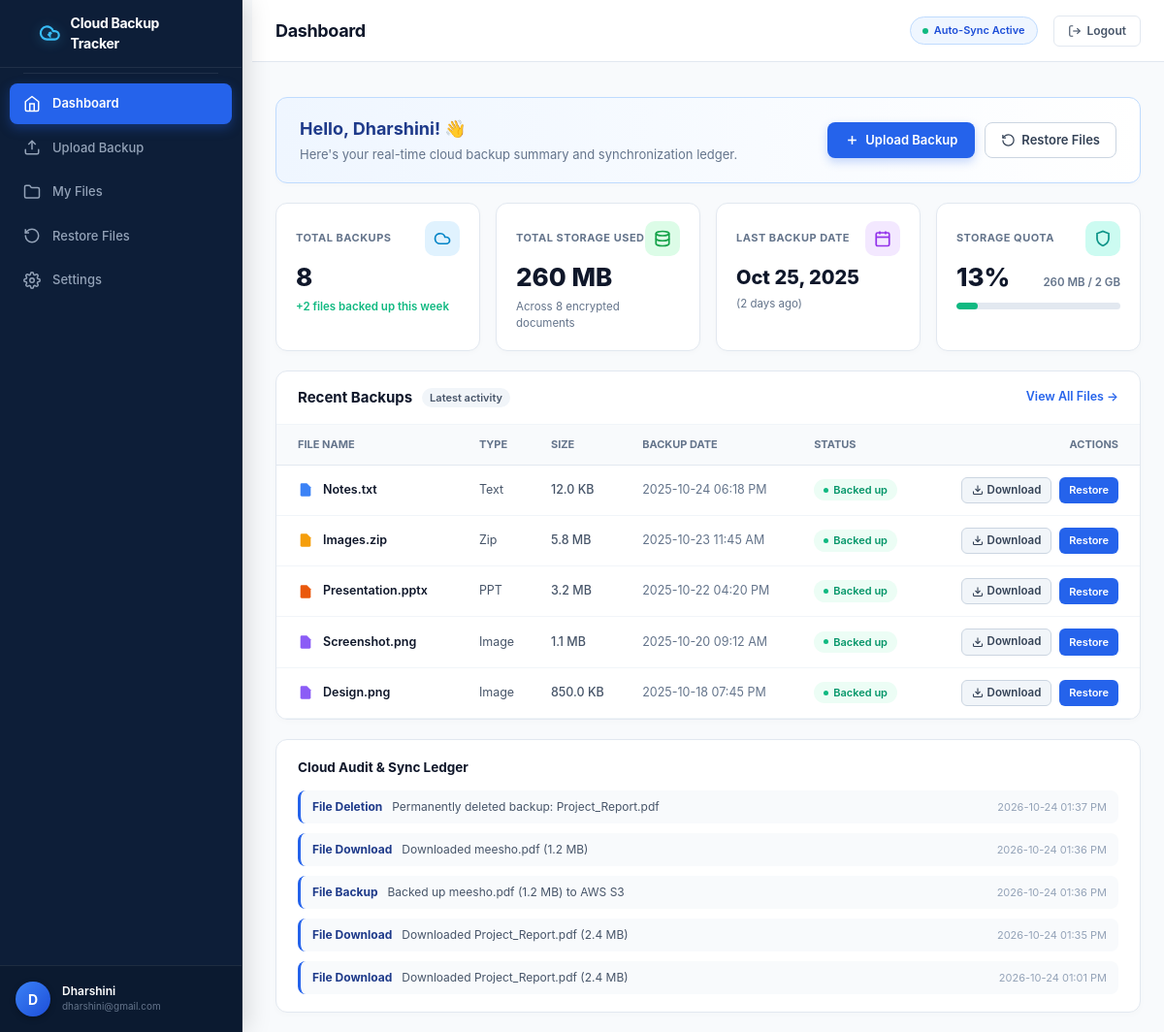
/dashboard, run on the app's committed database.
### tables this page shows
CREATE TABLE backups (
            id INTEGER PRIMARY KEY AUTOINCREMENT,
            filename TEXT NOT NULL,
            original_name TEXT NOT NULL,
            file_size INTEGER NOT NULL,
            file_type TEXT NOT NULL,
            cloud_provider TEXT NOT NULL,
            storage_tier TEXT NOT NULL DEFAULT 'Standard',
            status TEXT NOT NULL DEFAULT 'Success',
            checksum TEXT,
            upload_time TEXT NOT NULL,
            notes TEXT
        );

CREATE TABLE activity_logs (
            id INTEGER PRIMARY KEY AUTOINCREMENT,
            timestamp TEXT NOT NULL,
            action TEXT NOT NULL,
            status TEXT NOT NULL DEFAULT 'Success',
            details TEXT NOT NULL
        );

### app.py (the view)
@app.route('/dashboard')
def dashboard():
    stats = database.get_stats()
    recent_backups = database.get_all_backups()[:5]
    recent_logs = database.get_recent_activity(limit=5)
    return render_template(
        'dashboard.html',
        page_title="Dashboard",
        active_page="dashboard",
        stats=stats,
        recent_backups=recent_backups,
        recent_logs=recent_logs
    )

### templates/dashboard.html
{% extends 'base.html' %}
{% block content %}
<div style="display: flex; flex-direction: column; gap: 20px;">
    <div style="background: linear-gradient(90deg, #eff6ff 0%, #ffffff 100%); border: 1px solid #bfdbfe; border-radius: 12px; padding: 18px 24px; display: flex; justify-content: space-between; align-items: center; box-shadow: 0 2px 4px rgba(0,0,0,0.02);">
        <div>
            <h2 style="font-size: 18px; font-weight: 700; color: #1e3a8a; margin: 0 0 4px 0;">Hello, {{ current_user_name }}! 👋</h2>
            <p style="font-size: 13px; color: #64748b; margin: 0;">Here's your real-time cloud backup summary and synchronization ledger.</p>
        </div>
        <div style="display: flex; gap: 10px;">
            <a href="{{ url_for('upload_page') }}" style="background: #2563eb; color: #ffffff; padding: 8px 18px; border-radius: 8px; font-size: 13px; font-weight: 600; text-decoration: none; display: flex; align-items: center; gap: 6px; box-shadow: 0 4px 10px rgba(37,99,235,0.25);">
                <svg width="15" height="15" viewBox="0 0 24 24" fill="none" stroke="currentColor" stroke-width="2.5"><line x1="12" y1="5" x2="12" y2="19"/><line x1="5" y1="12" x2="19" y2="12"/></svg>
                Upload Backup
            </a>
            <a href="{{ url_for('restore_page') }}" style="background: #ffffff; color: #334155; border: 1px solid #cbd5e1; padding: 8px 16px; border-radius: 8px; font-size: 13px; font-weight: 600; text-decoration: none; display: flex; align-items: center; gap: 6px;">
                <svg width="15" height="15" viewBox="0 0 24 24" fill="none" stroke="currentColor" stroke-width="2"><path d="M3 12a9 9 0 1 0 9-9 9.75 9.75 0 0 0-6.74 2.74L3 8"/><polyline points="3 3 3 8 8 8"/></svg>
                Restore Files
            </a>
        </div>
    </div>
    <div style="display: grid; grid-template-columns: repeat(4, 1fr); gap: 16px;">
        <div style="background: #ffffff; border: 1px solid #e2e8f0; border-radius: 12px; padding: 18px 20px; box-shadow: 0 2px 6px rgba(0,0,0,0.02); display: flex; flex-direction: column; gap: 8px;">
            <div style="display: flex; justify-content: space-between; align-items: center;">
                <span style="font-size: 11px; font-weight: 700; color: #64748b; text-transform: uppercase; letter-spacing: 0.5px;">Total Backups</span>
                <div style="width: 36px; height: 36px; border-radius: 10px; background: #e0f2fe; color: #0284c7; display: flex; align-items: center; justify-content: center;">
                    <svg width="18" height="18" viewBox="0 0 24 24" fill="none" stroke="currentColor" stroke-width="2.3"><path d="M17.5 19H9a7 7 0 1 1 6.71-9h1.79a4.5 4.5 0 1 1 0 9Z"/></svg>
                </div>
            </div>
            <div style="font-size: 26px; font-weight: 800; color: #0f172a; line-height: 1.1;">{{ stats.total_backups }}</div>
            <div style="font-size: 11.5px; color: #10b981; font-weight: 600;">+2 files backed up this week</div>
        </div>
        <div style="background: #ffffff; border: 1px solid #e2e8f0; border-radius: 12px; padding: 18px 20px; box-shadow: 0 2px 6px rgba(0,0,0,0.02); display: flex; flex-direction: column; gap: 8px;">
            <div style="display: flex; justify-content: space-between; align-items: center;">
                <span style="font-size: 11px; font-weight: 700; color: #64748b; text-transform: uppercase; letter-spacing: 0.5px;">Total Storage Used</span>
                <div style="width: 36px; height: 36px; border-radius: 10px; background: #dcfce7; color: #16a34a; display: flex; align-items: center; justify-content: center;">
                    <svg width="18" height="18" viewBox="0 0 24 24" fill="none" stroke="currentColor" stroke-width="2.3"><ellipse cx="12" cy="5" rx="9" ry="3"/><path d="M3 5v14c0 1.66 4 3 9 3s9-1.34 9-3V5"/><path d="M3 12c0 1.66 4 3 9 3s9-1.34 9-3"/></svg>
                </div>
            </div>
            <div style="font-size: 26px; font-weight: 800; color: #0f172a; line-height: 1.1;">{{ stats.total_size_formatted }}</div>
            <div style="font-size: 11.5px; color: #64748b;">Across {{ stats.total_backups }} encrypted documents</div>
        </div>
        <div style="background: #ffffff; border: 1px solid #e2e8f0; border-radius: 12px; padding: 18px 20px; box-shadow: 0 2px 6px rgba(0,0,0,0.02); display: flex; flex-direction: column; gap: 8px;">
            <div style="display: flex; justify-content: space-between; align-items: center;">
                <span style="font-size: 11px; font-weight: 700; color: #64748b; text-transform: uppercase; letter-spacing: 0.5px;">Last Backup Date</span>
                <div style="width: 36px; height: 36px; border-radius: 10px; background: #f3e8ff; color: #9333ea; display: flex; align-items: center; justify-content: center;">
                    <svg width="18" height="18" viewBox="0 0 24 24" fill="none" stroke="currentColor" stroke-width="2.3"><rect width="18" height="18" x="3" y="4" rx="2"/><line x1="16" x2="16" y1="2" y2="6"/><line x1="8" x2="8" y1="2" y2="6"/><line x1="3" x2="21" y1="10" y2="10"/></svg>
                </div>
            </div>
            <div style="font-size: 20px; font-weight: 800; color: #0f172a; line-height: 1.1; margin-top: 3px;">{{ stats.last_backup_date }}</div>
            <div style="font-size: 11.5px; color: #64748b;">{{ stats.last_backup_sub }}</div>
        </div>
        <div style="background: #ffffff; border: 1px solid #e2e8f0; border-radius: 12px; padding: 18px 20px; box-shadow: 0 2px 6px rgba(0,0,0,0.02); display: flex; flex-direction: column; gap: 8px;">
            <div style="display: flex; justify-content: space-between; align-items: center;">
                <span style="font-size: 11px; font-weight: 700; color: #64748b; text-transform: uppercase; letter-spacing: 0.5px;">Storage Quota</span>
                <div style="width: 36px; height: 36px; border-radius: 10px; background: #ccfbf1; color: #0d9488; display: flex; align-items: center; justify-content: center;">
                    <svg width="18" height="18" viewBox="0 0 24 24" fill="none" stroke="currentColor" stroke-width="2.3"><path d="M12 22s8-4 8-10V5l-8-3-8 3v7c0 6 8 10 8 10"/></svg>
                </div>
            </div>
            <div style="display: flex; justify-content: space-between; align-items: baseline;">
                <div style="font-size: 26px; font-weight: 800; color: #0f172a; line-height: 1.1;">{{ stats.storage_percent_used }}%</div>
                <div style="font-size: 11.5px; font-weight: 600; color: #64748b;">{{ stats.used_mb }} MB / {{ stats.quota_formatted }}</div>
            </div>
            <div style="height: 7px; background: #e2e8f0; border-radius: 999px; overflow: hidden; margin-top: 4px;">
                <div style="height: 100%; width: {{ stats.storage_percent_used }}%; background: #10b981; border-radius: 999px;"></div>
            </div>
        </div>
    </div>
    <div style="background: #ffffff; border: 1px solid #e2e8f0; border-radius: 12px; box-shadow: 0 2px 6px rgba(0,0,0,0.02); overflow: hidden;">
        <div style="padding: 16px 22px; display: flex; justify-content: space-between; align-items: center; border-bottom: 1px solid #f1f5f9;">
            <div style="display: flex; align-items: center; gap: 10px;">
                <h3 style="font-size: 15px; font-weight: 700; color: #0f172a; margin: 0;">Recent Backups</h3>
                <span style="font-size: 11px; background: #f1f5f9; color: #475569; padding: 2px 8px; border-radius: 999px; font-weight: 600;">Latest activity</span>
            </div>
            <a href="{{ url_for('files_page') }}" style="font-size: 12.5px; font-weight: 600; color: #2563eb; text-decoration: none;">View All Files →</a>
        </div>
        <div style="overflow-x: auto;">
            <table style="width: 100%; border-collapse: collapse; font-size: 12.5px;">
                <thead>
                    <tr style="background: #f8fafc; border-bottom: 1px solid #e2e8f0;">
                        <th style="padding: 12px 22px; text-align: left; font-size: 11px; font-weight: 700; color: #64748b; text-transform: uppercase;">File Name</th>
                        <th style="padding: 12px 16px; text-align: left; font-size: 11px; font-weight: 700; color: #64748b; text-transform: uppercase;">Type</th>
                        <th style="padding: 12px 16px; text-align: left; font-size: 11px; font-weight: 700; color: #64748b; text-transform: uppercase;">Size</th>
                        <th style="padding: 12px 16px; text-align: left; font-size: 11px; font-weight: 700; color: #64748b; text-transform: uppercase;">Backup Date</th>
                        <th style="padding: 12px 16px; text-align: left; font-size: 11px; font-weight: 700; color: #64748b; text-transform: uppercase;">Status</th>
                        <th style="padding: 12px 22px; text-align: right; font-size: 11px; font-weight: 700; color: #64748b; text-transform: uppercase;">Actions</th>
                    </tr>
                </thead>
                <tbody>
                    {% for backup in recent_backups %}
                    <tr style="border-bottom: 1px solid #f1f5f9; transition: background 0.15s;" onmouseover="this.style.background='#f8fafc'" onmouseout="this.style.background='transparent'">
                        <td style="padding: 12px 22px;">
                            <div style="display: flex; align-items: center; gap: 10px; font-weight: 600; color: #0f172a;">
                                {% if backup.file_type == 'PDF' %}
                                    <svg style="color: #ef4444; flex-shrink: 0;" width="16" height="16" viewBox="0 0 24 24" fill="currentColor"><path d="M14 2H6a2 2 0 0 0-2 2v16a2 2 0 0 0 2 2h12a2 2 0 0 0 2-2V8z"/></svg>
                                {% elif backup.file_type == 'Zip' %}
                                    <svg style="color: #f59e0b; flex-shrink: 0;" width="16" height="16" viewBox="0 0 24 24" fill="currentColor"><path d="M14 2H6a2 2 0 0 0-2 2v16a2 2 0 0 0 2 2h12a2 2 0 0 0 2-2V8z"/></svg>
                                {% elif backup.file_type == 'Image' %}
                                    <svg style="color: #8b5cf6; flex-shrink: 0;" width="16" height="16" viewBox="0 0 24 24" fill="currentColor"><path d="M14 2H6a2 2 0 0 0-2 2v16a2 2 0 0 0 2 2h12a2 2 0 0 0 2-2V8z"/></svg>
                                {% elif backup.file_type == 'PPT' %}
                                    <svg style="color: #ea580c; flex-shrink: 0;" width="16" height="16" viewBox="0 0 24 24" fill="currentColor"><path d="M14 2H6a2 2 0 0 0-2 2v16a2 2 0 0 0 2 2h12a2 2 0 0 0 2-2V8z"/></svg>
                                {% else %}
                                    <svg style="color: #3b82f6; flex-shrink: 0;" width="16" height="16" viewBox="0 0 24 24" fill="currentColor"><path d="M14 2H6a2 2 0 0 0-2 2v16a2 2 0 0 0 2 2h12a2 2 0 0 0 2-2V8z"/></svg>
                                {% endif %}
                                <span>{{ backup.original_name }}</span>
                            </div>
                        </td>
                        <td style="padding: 12px 16px; color: #475569;">{{ backup.file_type }}</td>
                        <td style="padding: 12px 16px; color: #475569; font-weight: 500;">{{ backup.file_size_formatted }}</td>
                        <td style="padding: 12px 16px; color: #64748b;">{{ backup.upload_time }}</td>
                        <td style="padding: 12px 16px;">
                            <span style="display: inline-flex; align-items: center; gap: 5px; background: #ecfdf5; color: #059669; padding: 3px 10px; border-radius: 999px; font-size: 11px; font-weight: 600;">
                                <span style="width: 5px; height: 5px; background: #10b981; border-radius: 50%;"></span>
                                Backed up
                            </span>
                        </td>
                        <td style="padding: 12px 22px; text-align: right;">
                            <div style="display: inline-flex; gap: 8px;">
                                <a href="{{ url_for('download_file', backup_id=backup.id) }}"
                                   onclick="downloadBackup(event, {{ backup.id }}, '{{ backup.original_name }}')"
                                   download="{{ backup.original_name }}"
                                   title="Download {{ backup.original_name }}"
                                   style="background: #f1f5f9; border: 1px solid #cbd5e1; border-radius: 6px; padding: 4px 10px; color: #334155; text-decoration: none; font-size: 11.5px; font-weight: 600; display: inline-flex; align-items: center; gap: 4px; cursor: pointer; transition: all 0.2s ease;">
                                    <svg width="12" height="12" viewBox="0 0 24 24" fill="none" stroke="currentColor" stroke-width="2.2"><path d="M21 15v4a2 2 0 0 1-2 2H5a2 2 0 0 1-2-2v-4"/><polyline points="7 10 12 15 17 10"/><line x1="12" y1="15" x2="12" y2="3"/></svg>
                                    Download
                                </a>
                                <button onclick="restoreFile({{ backup.id }}, '{{ backup.original_name }}')" title="Restore File" style="background: #2563eb; border: none; border-radius: 6px; padding: 4px 10px; color: #ffffff; font-size: 11px; font-weight: 600; cursor: pointer;">
                                    Restore
                                </button>
                            </div>
                        </td>
                    </tr>
                    {% endfor %}
                </tbody>
            </table>
        </div>
    </div>
    <div style="background: #ffffff; border: 1px solid #e2e8f0; border-radius: 12px; padding: 18px 22px; box-shadow: 0 2px 6px rgba(0,0,0,0.02);">
        <h4 style="font-size: 13.5px; font-weight: 700; color: #0f172a; margin: 0 0 14px 0;">Cloud Audit & Sync Ledger</h4>
        <div style="display: flex; flex-direction: column; gap: 10px;">
            {% for log in recent_logs %}
            <div style="display: flex; justify-content: space-between; align-items: center; padding: 8px 12px; background: #f8fafc; border-radius: 8px; border-left: 3px solid #2563eb; font-size: 12px;">
                <div style="display: flex; align-items: center; gap: 10px;">
                    <span style="font-weight: 700; color: #1e3a8a;">{{ log.action }}</span>
                    <span style="color: #475569;">{{ log.details }}</span>
                </div>
                <span style="font-size: 11px; color: #94a3b8;">{{ log.timestamp }}</span>
            </div>
            {% endfor %}
        </div>
    </div>
</div>
{% endblock %}

### data on the page
backups: original_name "Notes.txt", file_type "Text", file_size_formatted "12.0 KB", upload_time "2025-10-24 06:18 PM"
backups: original_name "Images.zip", file_type "Zip", file_size_formatted "5.8 MB", upload_time "2025-10-23 11:45 AM"
backups: original_name "Presentation.pptx", file_type "PPT", file_size_formatted "3.2 MB", upload_time "2025-10-22 04:20 PM"
backups: original_name "Screenshot.png", file_type "Image", file_size_formatted "1.1 MB", upload_time "2025-10-20 09:12 AM"
backups: original_name "Design.png", file_type "Image", file_size_formatted "850.0 KB", upload_time "2025-10-18 07:45 PM"
activity_logs: action "File Deletion", details "Permanently deleted backup: Project_Report.pdf", timestamp "2026-10-24 01:37 PM"
activity_logs: action "File Download", details "Downloaded meesho.pdf (1.2 MB)", timestamp "2026-10-24 01:36 PM"
activity_logs: action "File Backup", details "Backed up meesho.pdf (1.2 MB) to AWS S3", timestamp "2026-10-24 01:36 PM"
activity_logs: action "File Download", details "Downloaded Project_Report.pdf (2.4 MB)", timestamp "2026-10-24 01:35 PM"
activity_logs: action "File Download", details "Downloaded Project_Report.pdf (2.4 MB)", timestamp "2026-10-24 01:01 PM"

### other printed values
{{ current_user_name[0] }} "D"
{{ current_user_name }} "Dharshini"
{{ current_user_email }} "dharshini@gmail.com"
{{ page_title }} "Dashboard"
{{ stats.total_backups }} "8"
{{ stats.total_size_formatted }} "260 MB"
{{ stats.last_backup_date }} "Oct 25, 2025"
{{ stats.last_backup_sub }} "(2 days ago)"
{{ stats.storage_percent_used }} "13"
{{ stats.used_mb }} "260"
{{ stats.quota_formatted }} "2 GB"
